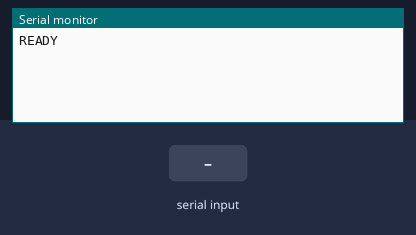
A sketch run on a simulated ESP32-C3. Parts: the last lines printed to the serial monitor. The inputs (shaded band) are chosen by the test bench. EEPROM starts erased.

Above: at 1.2 s.
1.3 s: "C,45\n" received over Serial
At 2.1 s:
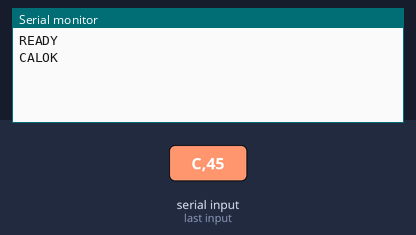
2.8 s: "P\n" received over Serial
At 4.0 s:
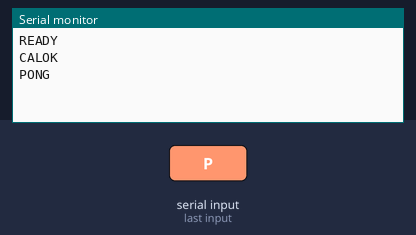
4.3 s: "X\n" received over Serial
At 5.2 s:
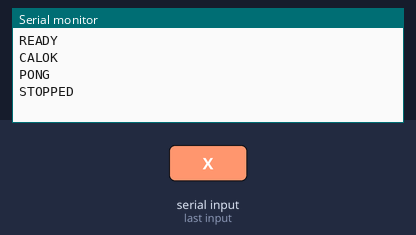

Measured:
- after the input at 1.3 s, the serial monitor: prints a new line at once (image 1)
- after the input at 2.8 s, the serial monitor: prints a new line at once (image 2)
- after the input at 4.3 s, the serial monitor: prints a new line at once (image 3)

The sketch:

bionic_hand_esp32.ino
```cpp
/*
 * Bionic hand servo controller — ESP32 (Arduino framework).
 *
 * Drives 5 standard positional servos (50 Hz, 500–2500 µs pulses) from
 * newline-delimited serial commands at 115200 baud:
 *
 *   S,thumb:90,index:45,...          set target angles (degrees, 0–180)
 *   P                                reply "PONG" (host heartbeat)
 *   X                                emergency stop: detach all servos
 *   C,thumb:20,160,index:10,170,...  store calibration bounds (straight,curled)
 *
 * Calibration bounds persist in NVS (Preferences) and every S command is
 * clamped to them, so a buggy host can never drive a servo past the
 * calibrated range. Serial parsing is non-blocking and line-atomic: bytes
 * accumulate in a buffer and a command runs only when its '\n' arrives, so
 * loop() never stalls and a P is answered well inside 10 ms.
 *
 * Libraries: ESP32Servo (install via Library Manager or arduino-cli).
 * Default SERVO_PINS below target an ESP32-C3 Dev Module.
 * Adjust for other boards — on C3 avoid GPIO 12-17 (internal flash),
 * 2/8/9 (strapping), 18/19 (native USB), 20/21 (UART0 console). On the
 * classic WROOM-32 avoid 6-11 (flash), 34-39 (input-only), 0/2/5/12/15
 * (strapping). On S3 avoid 0/3/45/46.
 *
 * POWER: servos must be powered from an external 5V supply able to source
 * several amps, with its ground common to the ESP32 ground. Never power
 * servos from the ESP32's 3V3/5V USB rail.
 */

#include <ESP32Servo.h>
#include <Preferences.h>

static const uint8_t NUM_SERVOS = 5;
static const char *FINGER_NAMES[NUM_SERVOS] = {"thumb", "index", "middle", "ring", "pinky"};
// ESP32-C3 safe PWM output pins: avoids flash (12-17), strapping (2, 8, 9),
// native USB (18, 19), and UART0 console (20, 21).
static const uint8_t SERVO_PINS[NUM_SERVOS] = {3, 10, 5, 6, 7};

static const uint32_t BAUD = 115200;
static const int PULSE_MIN_US = 500;
static const int PULSE_MAX_US = 2500;

// Detach servos if the host goes silent for this long (the host pings every
// 2 s, so a dead host trips this and the hand relaxes). 0 disables.
static const uint32_t FAILSAFE_TIMEOUT_MS = 10000;

Servo servos[NUM_SERVOS];
Preferences prefs;
int calLow[NUM_SERVOS];   // enforced lower bound = min(straight, curled)
int calHigh[NUM_SERVOS];  // enforced upper bound = max(straight, curled)
bool attached[NUM_SERVOS] = {false};
uint32_t lastCommandMs = 0;

char lineBuf[192];
size_t lineLen = 0;
bool lineOverflow = false;

int fingerIndex(const char *name) {
  for (uint8_t i = 0; i < NUM_SERVOS; i++) {
    if (strcmp(name, FINGER_NAMES[i]) == 0) return i;
  }
  return -1;
}

void attachServo(uint8_t i) {
  if (!attached[i]) {
    servos[i].setPeriodHertz(50);
    servos[i].attach(SERVO_PINS[i], PULSE_MIN_US, PULSE_MAX_US);
    attached[i] = true;
  }
}

void detachAll() {
  for (uint8_t i = 0; i < NUM_SERVOS; i++) {
    if (attached[i]) {
      servos[i].detach();
      attached[i] = false;
    }
  }
}

bool anyAttached() {
  for (uint8_t i = 0; i < NUM_SERVOS; i++) {
    if (attached[i]) return true;
  }
  return false;
}

void loadCalibration() {
  char key[8];
  for (uint8_t i = 0; i < NUM_SERVOS; i++) {
    snprintf(key, sizeof(key), "lo%u", i);
    calLow[i] = prefs.getInt(key, 0);
    snprintf(key, sizeof(key), "hi%u", i);
    calHigh[i] = prefs.getInt(key, 180);
  }
}

void saveCalibration() {
  char key[8];
  for (uint8_t i = 0; i < NUM_SERVOS; i++) {
    snprintf(key, sizeof(key), "lo%u", i);
    prefs.putInt(key, calLow[i]);
    snprintf(key, sizeof(key), "hi%u", i);
    prefs.putInt(key, calHigh[i]);
  }
}

// args: "thumb:90,index:45,..." — move each named servo, clamped to bounds.
void handleSet(char *args) {
  char *save;
  for (char *tok = strtok_r(args, ",", &save); tok; tok = strtok_r(NULL, ",", &save)) {
    char *colon = strchr(tok, ':');
    if (!colon) continue;
    *colon = '\0';
    int idx = fingerIndex(tok);
    if (idx < 0) continue;
    int angle = atoi(colon + 1);
    angle = constrain(angle, calLow[idx], calHigh[idx]);
    attachServo(idx);
    servos[idx].write(angle);
  }
}

// args: "thumb:20,160,index:10,170,..." — pairs of straight,curled per finger.
void handleCal(char *args) {
  char *save;
  char *tok = strtok_r(args, ",", &save);
  while (tok) {
    char *colon = strchr(tok, ':');
    char *second = strtok_r(NULL, ",", &save);
    if (colon && second) {
      *colon = '\0';
      int idx = fingerIndex(tok);
      if (idx >= 0) {
        int a = constrain(atoi(colon + 1), 0, 180);
        int b = constrain(atoi(second), 0, 180);
        calLow[idx] = min(a, b);
        calHigh[idx] = max(a, b);
      }
    }
    tok = strtok_r(NULL, ",", &save);
  }
  saveCalibration();
  Serial.println("CALOK");
}

void processLine(char *line) {
  lastCommandMs = millis();
  if (line[0] == 'P' && line[1] == '\0') {
    Serial.println("PONG");
  } else if (line[0] == 'X' && line[1] == '\0') {
    detachAll();
    Serial.println("STOPPED");
  } else if (line[0] == 'S' && line[1] == ',') {
    handleSet(line + 2);
  } else if (line[0] == 'C' && line[1] == ',') {
    handleCal(line + 2);
  }
  // Unknown commands are ignored silently.
}

void setup() {
  Serial.begin(BAUD);
  ESP32PWM::allocateTimer(0);
  ESP32PWM::allocateTimer(1);
  ESP32PWM::allocateTimer(2);
  ESP32PWM::allocateTimer(3);
  prefs.begin("bionic", false);
  loadCalibration();
  lastCommandMs = millis();
  // Servos stay detached (limp) until the first S command — the hand must
  // not jerk to a position at power-on.
  Serial.println("READY");
}

void loop() {
  while (Serial.available() > 0) {
    char c = (char)Serial.read();
    if (c == '\n' || c == '\r') {
      if (lineOverflow) {
        lineOverflow = false;  // discard the mangled line
        lineLen = 0;
      } else if (lineLen > 0) {
        lineBuf[lineLen] = '\0';
        processLine(lineBuf);
        lineLen = 0;
      }
    } else if (lineLen < sizeof(lineBuf) - 1) {
      lineBuf[lineLen++] = c;
    } else {
      lineOverflow = true;  // too long: drop everything until the next newline
    }
  }

  if (FAILSAFE_TIMEOUT_MS > 0 && anyAttached() &&
      millis() - lastCommandMs > FAILSAFE_TIMEOUT_MS) {
    detachAll();
    Serial.println("FAILSAFE");
  }
}
```
